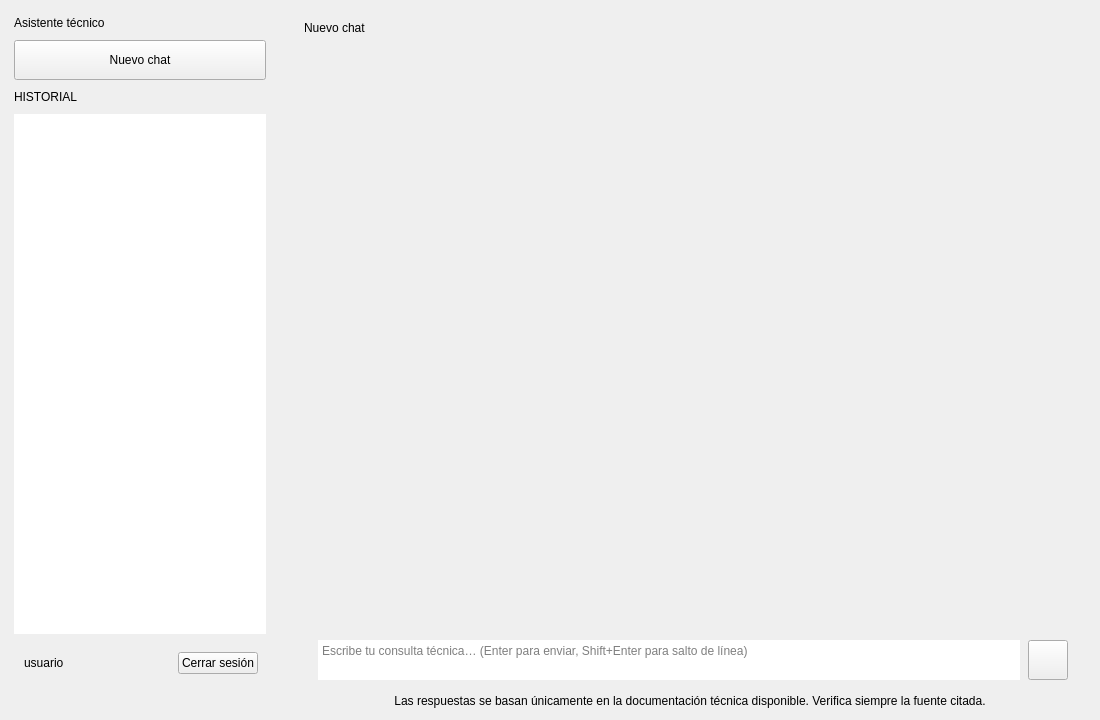
<?xml version="1.0" encoding="UTF-8"?>
<ui version="4.0">
 <class>MainWindowForm</class>
 <widget class="QWidget" name="MainWindowForm">
  <property name="geometry">
   <rect>
    <x>0</x>
    <y>0</y>
    <width>1100</width>
    <height>720</height>
   </rect>
  </property>
  <property name="windowTitle">
   <string>Asistente técnico de automoción</string>
  </property>
  <layout class="QHBoxLayout" name="rootLayout">
   <property name="spacing">
    <number>0</number>
   </property>
   <property name="leftMargin">
    <number>0</number>
   </property>
   <property name="topMargin">
    <number>0</number>
   </property>
   <property name="rightMargin">
    <number>0</number>
   </property>
   <property name="bottomMargin">
    <number>0</number>
   </property>
   <item>
    <!-- ============ BARRA LATERAL ============ -->
    <widget class="QFrame" name="sidebar">
     <property name="minimumSize">
      <size>
       <width>280</width>
       <height>0</height>
      </size>
     </property>
     <property name="maximumSize">
      <size>
       <width>280</width>
       <height>16777215</height>
      </size>
     </property>
     <layout class="QVBoxLayout" name="sidebarLayout">
      <property name="spacing">
       <number>10</number>
      </property>
      <property name="leftMargin">
       <number>14</number>
      </property>
      <property name="topMargin">
       <number>16</number>
      </property>
      <property name="rightMargin">
       <number>14</number>
      </property>
      <property name="bottomMargin">
       <number>14</number>
      </property>
      <item>
       <widget class="QLabel" name="labelBrand">
        <property name="text">
         <string>Asistente técnico</string>
        </property>
       </widget>
      </item>
      <item>
       <widget class="QPushButton" name="btnNewChat">
        <property name="minimumSize">
         <size>
          <width>0</width>
          <height>40</height>
         </size>
        </property>
        <property name="cursor">
         <cursorShape>PointingHandCursor</cursorShape>
        </property>
        <property name="text">
         <string>Nuevo chat</string>
        </property>
       </widget>
      </item>
      <item>
       <widget class="QLabel" name="labelHistory">
        <property name="text">
         <string>HISTORIAL</string>
        </property>
       </widget>
      </item>
      <item>
       <widget class="QListWidget" name="conversationList">
        <property name="frameShape">
         <enum>QFrame::NoFrame</enum>
        </property>
        <property name="horizontalScrollBarPolicy">
         <enum>Qt::ScrollBarAlwaysOff</enum>
        </property>
        <property name="verticalScrollMode">
         <enum>QAbstractItemView::ScrollPerPixel</enum>
        </property>
        <property name="spacing">
         <number>2</number>
        </property>
       </widget>
      </item>
      <item>
       <widget class="QFrame" name="userBox">
        <layout class="QHBoxLayout" name="userBoxLayout">
         <property name="leftMargin">
          <number>10</number>
         </property>
         <property name="topMargin">
          <number>8</number>
         </property>
         <property name="rightMargin">
          <number>8</number>
         </property>
         <property name="bottomMargin">
          <number>8</number>
         </property>
         <item>
          <widget class="QLabel" name="labelUser">
           <property name="text">
            <string>usuario</string>
           </property>
          </widget>
         </item>
         <item>
          <spacer name="userSpacer">
           <property name="orientation">
            <enum>Qt::Horizontal</enum>
           </property>
           <property name="sizeHint" stdset="0">
            <size>
             <width>20</width>
             <height>20</height>
            </size>
           </property>
          </spacer>
         </item>
         <item>
          <widget class="QPushButton" name="btnLogout">
           <property name="cursor">
            <cursorShape>PointingHandCursor</cursorShape>
           </property>
           <property name="text">
            <string>Cerrar sesión</string>
           </property>
          </widget>
         </item>
        </layout>
       </widget>
      </item>
      <item>
       <widget class="QLabel" name="labelMode">
        <property name="text">
         <string/>
        </property>
        <property name="wordWrap">
         <bool>true</bool>
        </property>
       </widget>
      </item>
     </layout>
    </widget>
   </item>
   <item>
    <!-- ============ ZONA PRINCIPAL ============ -->
    <widget class="QFrame" name="mainArea">
     <layout class="QVBoxLayout" name="mainLayout">
      <property name="spacing">
       <number>0</number>
      </property>
      <property name="leftMargin">
       <number>0</number>
      </property>
      <property name="topMargin">
       <number>0</number>
      </property>
      <property name="rightMargin">
       <number>0</number>
      </property>
      <property name="bottomMargin">
       <number>0</number>
      </property>
      <item>
       <widget class="QFrame" name="header">
        <property name="minimumSize">
         <size>
          <width>0</width>
          <height>56</height>
         </size>
        </property>
        <property name="maximumSize">
         <size>
          <width>16777215</width>
          <height>56</height>
         </size>
        </property>
        <layout class="QHBoxLayout" name="headerLayout">
         <property name="leftMargin">
          <number>24</number>
         </property>
         <property name="rightMargin">
          <number>24</number>
         </property>
         <item>
          <widget class="QLabel" name="labelChatTitle">
           <property name="text">
            <string>Nuevo chat</string>
           </property>
          </widget>
         </item>
        </layout>
       </widget>
      </item>
      <item>
       <!-- Aquí se van añadiendo las burbujas (ChatMessage) desde Python -->
       <widget class="QScrollArea" name="chatScroll">
        <property name="frameShape">
         <enum>QFrame::NoFrame</enum>
        </property>
        <property name="horizontalScrollBarPolicy">
         <enum>Qt::ScrollBarAlwaysOff</enum>
        </property>
        <property name="widgetResizable">
         <bool>true</bool>
        </property>
        <widget class="QWidget" name="chatContainer">
         <property name="geometry">
          <rect>
           <x>0</x>
           <y>0</y>
           <width>820</width>
           <height>560</height>
          </rect>
         </property>
         <layout class="QVBoxLayout" name="chatLayout">
          <property name="spacing">
           <number>14</number>
          </property>
          <property name="leftMargin">
           <number>24</number>
          </property>
          <property name="topMargin">
           <number>20</number>
          </property>
          <property name="rightMargin">
           <number>24</number>
          </property>
          <property name="bottomMargin">
           <number>20</number>
          </property>
         </layout>
        </widget>
       </widget>
      </item>
      <item>
       <!-- ============ VIÑETA DE ESCRITURA DE PROMPTS ============ -->
       <widget class="QFrame" name="inputWrapper">
        <property name="sizePolicy">
         <sizepolicy hsizetype="Preferred" vsizetype="Maximum">
          <horstretch>0</horstretch>
          <verstretch>0</verstretch>
         </sizepolicy>
        </property>
        <layout class="QVBoxLayout" name="inputWrapperLayout">
         <property name="spacing">
          <number>6</number>
         </property>
         <property name="leftMargin">
          <number>24</number>
         </property>
         <property name="topMargin">
          <number>8</number>
         </property>
         <property name="rightMargin">
          <number>24</number>
         </property>
         <property name="bottomMargin">
          <number>12</number>
         </property>
         <item>
          <widget class="QFrame" name="inputBar">
           <property name="sizePolicy">
            <sizepolicy hsizetype="Preferred" vsizetype="Maximum">
             <horstretch>0</horstretch>
             <verstretch>0</verstretch>
            </sizepolicy>
           </property>
           <layout class="QHBoxLayout" name="inputBarLayout">
            <property name="spacing">
             <number>8</number>
            </property>
            <property name="leftMargin">
             <number>14</number>
            </property>
            <property name="topMargin">
             <number>8</number>
            </property>
            <property name="rightMargin">
             <number>8</number>
            </property>
            <property name="bottomMargin">
             <number>8</number>
            </property>
            <item>
             <widget class="QPlainTextEdit" name="promptInput">
              <property name="minimumSize">
               <size>
                <width>0</width>
                <height>40</height>
               </size>
              </property>
              <property name="maximumSize">
               <size>
                <width>16777215</width>
                <height>40</height>
               </size>
              </property>
              <property name="frameShape">
               <enum>QFrame::NoFrame</enum>
              </property>
              <property name="tabChangesFocus">
               <bool>true</bool>
              </property>
              <property name="placeholderText">
               <string>Escribe tu consulta técnica… (Enter para enviar, Shift+Enter para salto de línea)</string>
              </property>
             </widget>
            </item>
            <item>
             <widget class="QPushButton" name="btnSend">
              <property name="minimumSize">
               <size>
                <width>40</width>
                <height>40</height>
               </size>
              </property>
              <property name="maximumSize">
               <size>
                <width>40</width>
                <height>40</height>
               </size>
              </property>
              <property name="cursor">
               <cursorShape>PointingHandCursor</cursorShape>
              </property>
              <property name="toolTip">
               <string>Enviar</string>
              </property>
              <property name="text">
               <string/>
              </property>
             </widget>
            </item>
           </layout>
          </widget>
         </item>
         <item>
          <widget class="QLabel" name="labelDisclaimer">
           <property name="text">
            <string>Las respuestas se basan únicamente en la documentación técnica disponible. Verifica siempre la fuente citada.</string>
           </property>
           <property name="alignment">
            <set>Qt::AlignCenter</set>
           </property>
           <property name="wordWrap">
            <bool>true</bool>
           </property>
          </widget>
         </item>
        </layout>
       </widget>
      </item>
     </layout>
    </widget>
   </item>
  </layout>
 </widget>
 <resources/>
 <connections/>
</ui>
